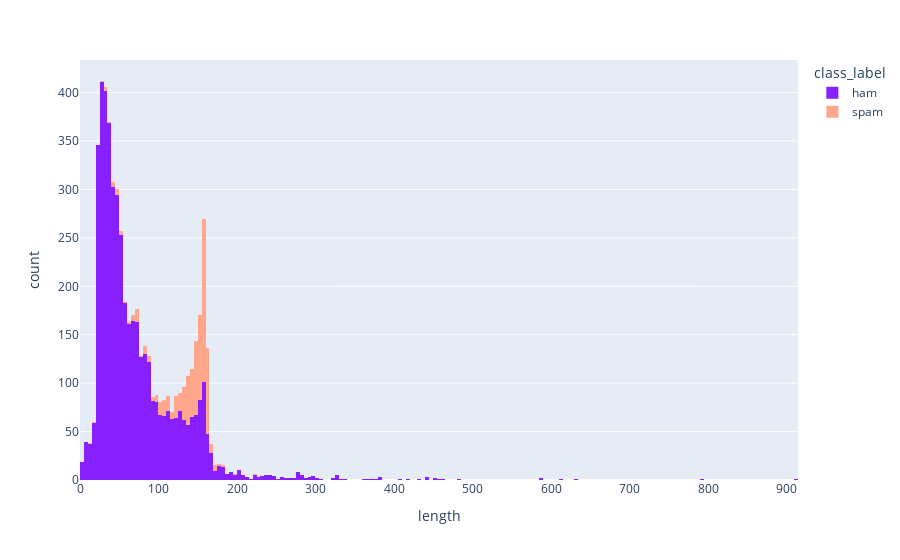

Write notebook code for a chart like this one.
### Code cell
fig = px.histogram(df, x="length", color="class_label", color_discrete_sequence=["#871fff","#ffa78c"] )
fig.show()

### Figure 1 — Plotly figure (JSON) as saved in the notebook; plotly's stock layout.template omitted (floating-point values rounded to 4 significant figures; data arrays with more than 128 entries replaced by an {"elided": "..."} marker saying what was removed)
{"data": [{"alignmentgroup": "True", "bingroup": "x", "hovertemplate": "class_label=ham<br>length=%{x}<br>count=%{y}<extra></extra>", "legendgroup": "ham", "marker": {"color": "#871fff"}, "name": "ham", "offsetgroup": "ham", "orientation": "v", "showlegend": true, "type": "histogram", "x": {"elided": "4825 int values"}, "xaxis": "x", "yaxis": "y"}, {"alignmentgroup": "True", "bingroup": "x", "hovertemplate": "class_label=spam<br>length=%{x}<br>count=%{y}<extra></extra>", "legendgroup": "spam", "marker": {"color": "#ffa78c"}, "name": "spam", "offsetgroup": "spam", "orientation": "v", "showlegend": true, "type": "histogram", "x": {"elided": "747 int values"}, "xaxis": "x", "yaxis": "y"}], "layout": {"barmode": "relative", "legend": {"title": {"text": "class_label"}, "tracegroupgap": 0}, "margin": {"t": 60}, "xaxis": {"anchor": "y", "domain": [0, 1], "title": {"text": "length"}}, "yaxis": {"anchor": "x", "domain": [0, 1], "title": {"text": "count"}}}}
